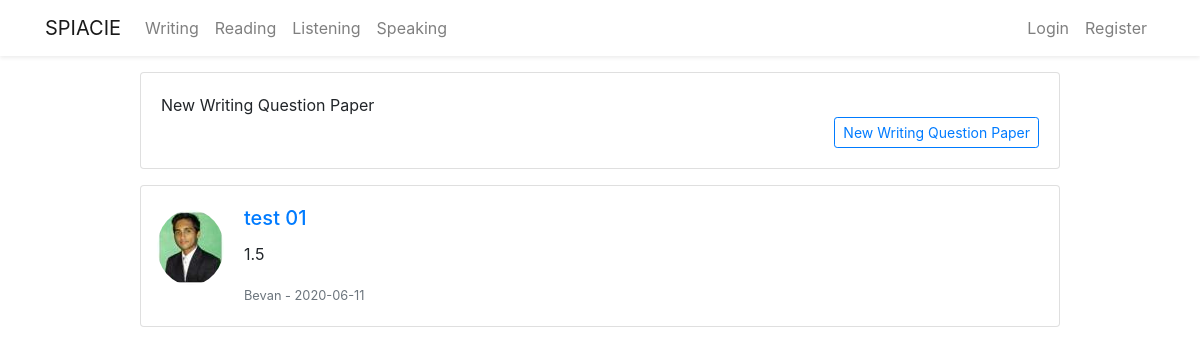
/writing, run on the app's committed database.
### flaskblog/models.py (models this page shows, shortened)
class Questionpaper(db.Model):
    id = db.Column(db.Integer, primary_key=True)
    title = db.Column(db.String(100), nullable=False)
    questions = db.Column(db.Integer, nullable=False)
    questiontype = db.Column(db.String(50), nullable=False)
    duration = db.Column(db.Float, nullable=False)
    date_posted = db.Column(db.DateTime, nullable=False,
                            default=datetime.utcnow)
    user_id = db.Column(db.Integer, db.ForeignKey('user.id'), nullable=False)

class User(db.Model,  UserMixin):
    id = db.Column(db.Integer, primary_key=True)
    firstname = db.Column(db.String(20), nullable=False)
    lastname = db.Column(db.String(20), nullable=False)
    username = db.Column(db.String(20), unique=True, nullable=False)
    email = db.Column(db.String(20), unique=True, nullable=False)
    password = db.Column(db.String(20), nullable=False)
    image_file = db.Column(db.String(20), nullable=False,
                           default='default.jpg')
    post = db.relationship('Post', backref='author', lazy=True)
    questionpaper = db.relationship(
        'Questionpaper', backref='creator', lazy=True)

### flaskblog/routes.py (the view)
@app.route("/writing")
def writing():
    questions = Questionpaper.query.filter(
        Questionpaper.questiontype.endswith('writing')).all()
    return render_template('writing.html', questions=questions)

### flaskblog/templates/writing.html
{% extends 'layout.html' %} {% block content %}
<div class="row justify-content-center mt-3">
  <div class="col-md-10">
    <div class="card">
      <div class="card-body">
        New Writing Question Paper
        <div class="text-right">
          <a
            type="button"
            class="btn btn-outline-primary btn-sm"
            href="/writing/new"
          >
            New Writing Question Paper
          </a>
        </div>
      </div>
    </div>
    {% for question in questions %}
    <div class="card mb-3 mt-3">
      <div class="row no-gutters">
        <div class="text-center">
          <img
            class="rounded-circle mt-4 ml-3"
            src="{{ url_for('static', filename='profile_pics/' + question.creator.image_file) }}"
          />
        </div>
        <div class="col-md-6">
          <div class="card-body">
            <h5 class="card-title">
              <a class="article-title" href="#">{{ question.title }}</a>
            </h5>
            <p class="card-text">{{ question.duration }}</p>
            <p class="card-text">
              <small class="text-muted"
                >{{ question.creator.username }} - {{
                question.date_posted.strftime('%Y-%m-%d') }}</small
              >
            </p>
          </div>
        </div>
      </div>
    </div>
    {% endfor %}
  </div>
</div>
{% endblock content %}

### data on the page
Questionpaper: image_file (picture), title "test 01", duration "1.5", creator.username "Bevan", date_posted "2020-06-11"
